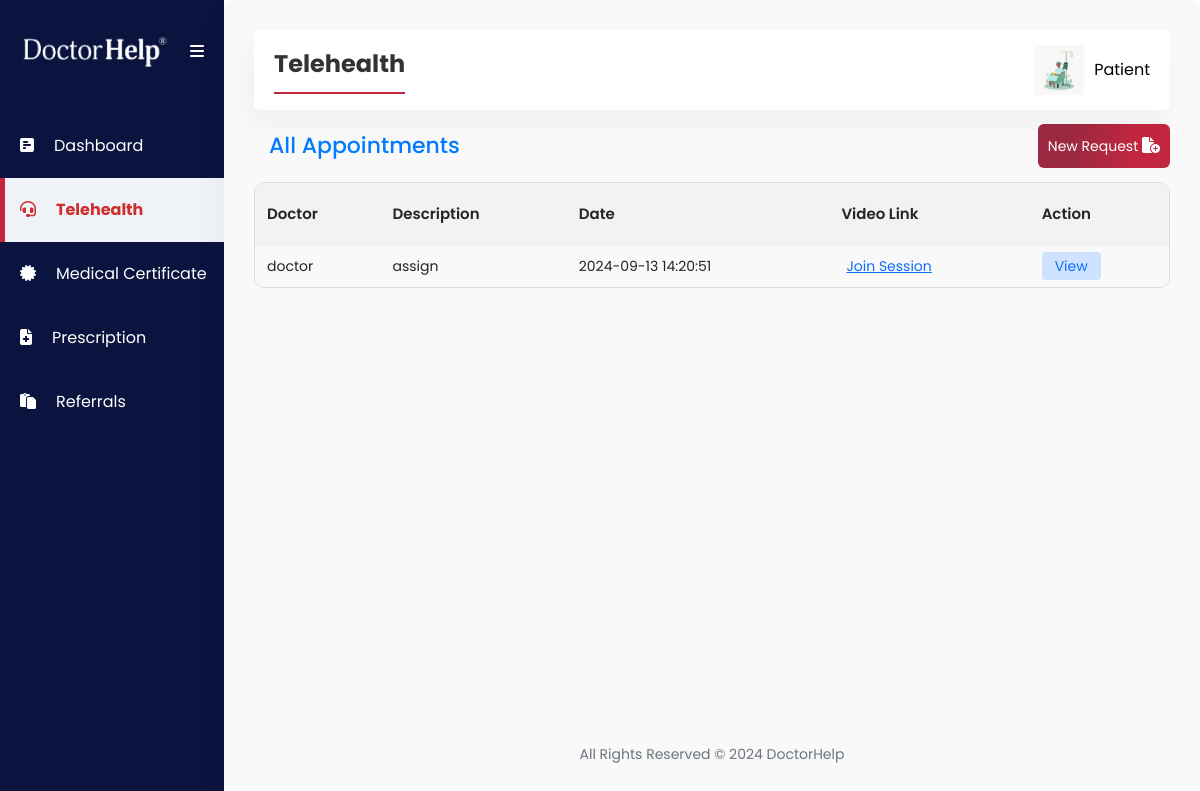
The page /patient/telehealth.php (signed in) on the database its author committed.
### tables this page shows
CREATE TABLE `patient` (
  `id` int(11) NOT NULL,
  `email` varchar(255) NOT NULL,
  `username` varchar(50) NOT NULL,
  `patient_name` text NOT NULL,
  `password` varchar(255) NOT NULL,
  `hpassword` varchar(255) NOT NULL,
  `profile_picture` varchar(255) DEFAULT 'default.jpg',
  `title` text NOT NULL,
  `name` text NOT NULL,
  `last_name` text NOT NULL,
  `phone` text NOT NULL,
  `address` text DEFAULT NULL,
  `dob` text NOT NULL,
  `gender` text NOT NULL,
  `medicare_detail` text NOT NULL,
  `expiry_year` text NOT NULL,
  `expiry_month` text NOT NULL,
  `created_date` timestamp NOT NULL DEFAULT current_timestamp(),
  `email_verify` varchar(20) NOT NULL,
  `token` varchar(225) NOT NULL,
  `token_expire` datetime DEFAULT NULL,
  `medirecord_id` varchar(255) DEFAULT NULL
);

CREATE TABLE `appointments` (
  `id` int(11) NOT NULL,
  `patient_id` int(11) DEFAULT NULL,
  `doctor_id` int(11) DEFAULT NULL,
  `description` text NOT NULL,
  `status` enum('pending','approved','assigned','disapproved') DEFAULT 'pending',
  `video_link` varchar(255) DEFAULT NULL,
  `prescription` text DEFAULT NULL,
  `request_date_time` timestamp NOT NULL DEFAULT current_timestamp() ON UPDATE current_timestamp(),
  `created_date` datetime NOT NULL DEFAULT current_timestamp(),
  `signature` varchar(255) NOT NULL,
  `medicare_number` varchar(255) NOT NULL DEFAULT 'Not provided',
  `medicare_expiration_date` varchar(255) NOT NULL,
  `payment` text NOT NULL,
  `title` text NOT NULL,
  `name` text NOT NULL,
  `gender` text NOT NULL,
  `email` text NOT NULL,
  `phone` text NOT NULL,
  `dob` text NOT NULL,
  `address` text NOT NULL,
  `card_number` int(11) NOT NULL,
  `security_code` int(11) NOT NULL,
  `expiration_date` text NOT NULL,
  `country` text NOT NULL,
  `appointment_type` text NOT NULL,
  `appointment_day` varchar(255) NOT NULL,
  `appointment_time` varchar(255) NOT NULL,
  `created_date_2` date DEFAULT NULL,
  `notes` text NOT NULL,
  `referral_comment` text NOT NULL,
  `addressee_fname` text NOT NULL,
  `addressee_address` text NOT NULL,
  `addressee_phone` text NOT NULL,
  `provider_number` text NOT NULL,
  `tests_required` text NOT NULL,
  `clinic_notes` text NOT NULL,
  `city_code` varchar(60) DEFAULT NULL,
  `postcode` varchar(20) DEFAULT NULL,
  `state_code` varchar(20) DEFAULT NULL,
  `area_timeZone` varchar(60) DEFAULT NULL
);

CREATE TABLE `doctor` (
  `id` int(11) NOT NULL,
  `email` varchar(255) NOT NULL,
  `username` varchar(50) NOT NULL,
  `doctor_name` text NOT NULL,
  `password` varchar(50) NOT NULL,
  `hpassword` varchar(255) NOT NULL,
  `profile_picture` varchar(255) NOT NULL DEFAULT 'default.png',
  `signature` varchar(255) NOT NULL DEFAULT 'signature.png',
  `aphra` varchar(100) DEFAULT NULL
);

### patient/telehealth.php (the view, shortened to what this page needs)
<?php
include '../include/config.php';
$username = $_SESSION['username'];
$query = "SELECT appointments.id,
                 doctor.username as doctor_name,
                 appointments.description,
                 appointments.request_date_time,
                 appointments.status,
                 appointments.video_link,
                 appointments.prescription
          FROM appointments
          LEFT JOIN doctor ON appointments.doctor_id = doctor.id
          WHERE appointments.patient_id = (SELECT id FROM patient WHERE username = ?)
          ORDER BY appointments.request_date_time DESC";
$stmt = $conn->prepare($query);
$stmt->bind_param("s", $username);
$stmt->execute();
$result = $stmt->get_result();
?>
<?php include("include/sidebar.php"); ?>
<div class="second-section">
    <section>
        <div class="navbar">
            <div class="page-title">
                <span>Telehealth</span>
            </div>
            <?php include("include/navbar.php"); ?>
        </div>
        <div class="d-flex justify-content-between align-items-center my-2">
            <h2 class="page-header">All Appointments</h2>
            <a href="../frontend/telehealth_request.php" id="requestButton" class="button-class" style="text-decoration: none;"> <small> New Request </small> <i class="fa-solid fa-file-circle-plus"></i></a>
        </div>
        <div class="table-responsive">
            <table>
                <thead>
                    <tr>
                        <th>Doctor</th>
                        <th class='hide-on-small'>Description</th>
                        <th class='hide-on-small'>Date</th>
                        <th class='hide-on-small'>Video Link</th>
                        <th class='hide-on-small'>Action</th>
                    </tr>
                </thead>
                <tbody>
                    <?php
                    if ($result->num_rows > 0) {
                        while ($row = $result->fetch_assoc()) {
                            $id = htmlspecialchars($row['id']);
                            $doctor_name = htmlspecialchars($row['doctor_name']);
                            $description = htmlspecialchars($row['description']);
                            $request_date_time = htmlspecialchars($row['request_date_time']);
                            $status = htmlspecialchars($row['status']);
                            $video_link = htmlspecialchars($row['video_link']);
                            $prescription = htmlspecialchars($row['prescription']);
                            $statusClasses = [
                                'pending' => 'text-warning bg-warning-subtle',
                                'assigned' => 'text-primary bg-primary-subtle ',
                                'approved' => 'text-success bg-success-subtle ',
                                'disapproved' => 'text-danger bg-danger-subtle'
                            ];
                            $defaultClass = 'bg-secondary text-white';
                            $statusClass = isset($statusClasses[strtolower($status)]) ? $statusClasses[strtolower($status)] : $defaultClass;
                            echo "<tr>";
                            echo "<td>" . ($status !== 'disapproved' && !empty($doctor_name) ? $doctor_name : '-') . "</td>";
                            echo "<td class='hide-on-small'>{$description}</td>";
                            echo "<td class='hide-on-small'>{$request_date_time}</td>";
                            if ($status == 'assigned') {
                                echo "<td class='hide-on-small'><a href='{$video_link}' target='_blank'>Join Session</a></td>";
                            } elseif ($status == 'disapproved') {
                                echo "<td class='hide-on-small'>-</td>";
                            } else {
                                echo "<td class='hide-on-small'>-</td>";
                            }
                            echo "<td class='hide-on-small' style='text-transform:capitalize;'> <span class='px-2 py-1 rounded-1 {$statusClass}'>";
                            if ($status == 'assigned') {
                                echo !$prescription ? $status : "<a href='telehealth_view.php?id={$id}' style='text-decoration:none;'>View</a>";
                            }
                            elseif ($status == 'approved') {
                                echo !$prescription ? $status : "<a href='telehealth_view.php?id={$id}' style='text-decoration:none;'>View</a>";
                            }
                            elseif ($status == 'pending') {
                                echo $status;
                            }
                            elseif ($status == 'disapproved') {
                                echo $status;
                            }
                            else {
                                echo "Unknown";
                            }
                            echo "</span></td>";
                            echo "</tr>";
                        }
                    } else {
                        echo "<tr><td colspan='6'>No data available</td></tr>";
                    }
                    ?>
                </tbody>
            </table>
        </div>
    </section>
    <?php include("include/footer.php"); ?>
</div>
</body>
</html>

### patient/include/navbar.php (shortened to what this page needs)
<?php
include '../include/config.php';
$username = $_SESSION['username'];
$sql_query = "SELECT * FROM patient WHERE username='$username'";
$query_result = $conn->query($sql_query);
if ($query_result->num_rows > 0) {
    $user = $query_result->fetch_assoc();
} else {
    echo "User not found.";
    exit();
}
?>
<div class="navbar-title">
    <span onclick="toggleDropdown()">
        <img src="assets/img/<?php
        echo $user['profile_picture'];
        ?>" alt="Profile Picture" class="navbar-img">
        <button class="navbar-profile"> <?php
        echo $username;
        ?> </button>
    </span>
</div>

### patient/assets/styles.css (style rules this page uses)
:root { --skyblue-bg: #eff3f7; --white-color: #fff; --blue-text-icon: linear-gradient( 270deg, #c3263f 0%, #c3263f 25%, #9c2941 75% ); --hover-blue-text-icon: #c3263f; --sidebar-hover: #e0e3ff; --body-color: #212529; --sidebar-font: #ffffff; --footer-text: #6c757d; --date-time: #0099fb; --mehron: #cf2e2e; --date-time-bg: #ccebfe; --sidebar-color: #0a143f; --shadow: -5px 15px 25px rgba(0, 0, 0, 0.04); }
* { box-sizing: border-box; margin: 0; padding: 0; }
body { font-family: Poppins, Helvetica, sans-serif; overflow-x: hidden; }
.navbar { background-color: var(--white-color); color: var(--body-color); display: flex; justify-content: space-between; align-items: center; padding: 15px 20px; gap: 20px; width: -webkit-fill-available; box-shadow: var(--shadow); border-radius: 5px; }
.navbar-img { width: 50px; }
.page-title { border-bottom: 2px solid var(--hover-blue-text-icon); justify-content: start; padding-bottom: 10px; }
.navbar-title { font-size: 1.5rem; }
.navbar-title span { display: flex; align-items: center; column-gap: 10px; font-size: 20px; cursor: pointer; }
.navbar-title span .navbar-profile { border: none; background-color: transparent; font-size: 16px; text-transform: capitalize; }
table { width: 100%; border-collapse: separate; border-spacing: 0; border: 1px solid #ddd; border-radius: 10px; overflow: hidden; text-align: left; }
tbody a { padding: 0 5px; }
th { font-size: 15px; font-weight: 600; padding: 20px 12px; }
td { font-size: 14px; padding: 10px 12px; }
thead { background-color: #f2f2f2; border-bottom: 1px solid #ddd; }
tbody tr { border-top: 1px solid #ddd; }
tbody tr:nth-child(odd) { background-color: #f9f9f9; }
.button-class { border: none; color: var(--white-color); background-image: var(--blue-text-icon) !important ; padding: 10px; border-radius: 6px; font-size: 16px; cursor: pointer; }
::placeholder { color: #777777; text-transform: capitalize; }
.second-section { padding: 30px; width: 100%; background-color: #f9f9f9; border-radius: 8px; box-shadow: var(--shadow); display: flex; flex-direction: column; justify-content: space-between; }
.page-title span { font-size: 24px; font-weight: bold; color: #333; }
h2.page-header { margin: 15px; font-size: 22px; color: #007bff; }

### rows shown on the page
patient: profile_picture (picture)
appointments: doctor.username "doctor", description "assign", request_date_time "2024-09-13 14:20:51"

### other values the page prints
$username "Patient"
